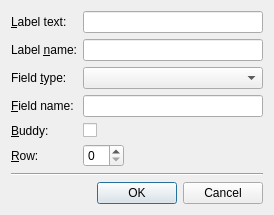
<?xml version="1.0" encoding="UTF-8"?>
<ui version="4.0">
 <class>FormLayoutRowDialog</class>
 <widget class="QDialog" name="FormLayoutRowDialog">
  <property name="windowTitle">
   <string>Add Form Layout Row</string>
  </property>
  <property name="geometry">
   <rect>
    <x>0</x>
    <y>0</y>
    <width>264</width>
    <height>196</height>
   </rect>
  </property>
  <layout class="QVBoxLayout" name="verticalLayout">
   <item>
    <layout class="QFormLayout" name="formLayout">
     <property name="fieldGrowthPolicy">
      <enum>QFormLayout::ExpandingFieldsGrow</enum>
     </property>
     <item row="0" column="0">
      <widget class="QLabel" name="labelTextLabel">
       <property name="text">
        <string>&amp;Label text:</string>
       </property>
       <property name="buddy">
        <cstring>labelTextLineEdit</cstring>
       </property>
      </widget>
     </item>
     <item row="0" column="1">
      <widget class="QLineEdit" name="labelTextLineEdit">
       <property name="minimumSize">
        <size>
         <width>180</width>
         <height>0</height>
        </size>
       </property>
      </widget>
     </item>
     <item row="1" column="1">
      <widget class="QLineEdit" name="labelNameLineEdit"/>
     </item>
     <item row="2" column="0">
      <widget class="QLabel" name="fieldClassLabel">
       <property name="text">
        <string>Field &amp;type:</string>
       </property>
       <property name="buddy">
        <cstring>fieldClassComboBox</cstring>
       </property>
      </widget>
     </item>
     <item row="2" column="1">
      <widget class="QComboBox" name="fieldClassComboBox">
       <property name="sizePolicy">
        <sizepolicy hsizetype="MinimumExpanding" vsizetype="Fixed">
         <horstretch>0</horstretch>
         <verstretch>0</verstretch>
        </sizepolicy>
       </property>
      </widget>
     </item>
     <item row="3" column="0">
      <widget class="QLabel" name="fieldNameLabel">
       <property name="text">
        <string>&amp;Field name:</string>
       </property>
       <property name="buddy">
        <cstring>fieldNameLineEdit</cstring>
       </property>
      </widget>
     </item>
     <item row="4" column="0">
      <widget class="QLabel" name="buddyLabel">
       <property name="text">
        <string>&amp;Buddy:</string>
       </property>
       <property name="buddy">
        <cstring>buddyCheckBox</cstring>
       </property>
      </widget>
     </item>
     <item row="4" column="1">
      <widget class="QCheckBox" name="buddyCheckBox">
       <property name="text">
        <string/>
       </property>
      </widget>
     </item>
     <item row="5" column="0">
      <widget class="QLabel" name="rowLabel">
       <property name="text">
        <string>&amp;Row:</string>
       </property>
       <property name="buddy">
        <cstring>rowSpinBox</cstring>
       </property>
      </widget>
     </item>
     <item row="5" column="1">
      <widget class="QSpinBox" name="rowSpinBox"/>
     </item>
     <item row="3" column="1">
      <widget class="QLineEdit" name="fieldNameLineEdit"/>
     </item>
     <item row="1" column="0">
      <widget class="QLabel" name="labelNameLabel">
       <property name="text">
        <string>Label &amp;name:</string>
       </property>
       <property name="buddy">
        <cstring>labelNameLineEdit</cstring>
       </property>
      </widget>
     </item>
    </layout>
   </item>
   <item>
    <widget class="Line" name="line">
     <property name="orientation">
      <enum>Qt::Horizontal</enum>
     </property>
    </widget>
   </item>
   <item>
    <widget class="QDialogButtonBox" name="buttonBox">
     <property name="standardButtons">
      <set>QDialogButtonBox::Cancel|QDialogButtonBox::Ok</set>
     </property>
     <property name="orientation">
      <enum>Qt::Horizontal</enum>
     </property>
    </widget>
   </item>
  </layout>
 </widget>
 <resources/>
 <connections>
  <connection>
   <sender>buttonBox</sender>
   <signal>accepted()</signal>
   <receiver>FormLayoutRowDialog</receiver>
   <slot>accept()</slot>
   <hints>
    <hint type="sourcelabel">
     <x>248</x>
     <y>254</y>
    </hint>
    <hint type="destinationlabel">
     <x>157</x>
     <y>274</y>
    </hint>
   </hints>
  </connection>
  <connection>
   <sender>buttonBox</sender>
   <signal>rejected()</signal>
   <receiver>FormLayoutRowDialog</receiver>
   <slot>reject()</slot>
   <hints>
    <hint type="sourcelabel">
     <x>316</x>
     <y>260</y>
    </hint>
    <hint type="destinationlabel">
     <x>286</x>
     <y>274</y>
    </hint>
   </hints>
  </connection>
 </connections>
</ui>
